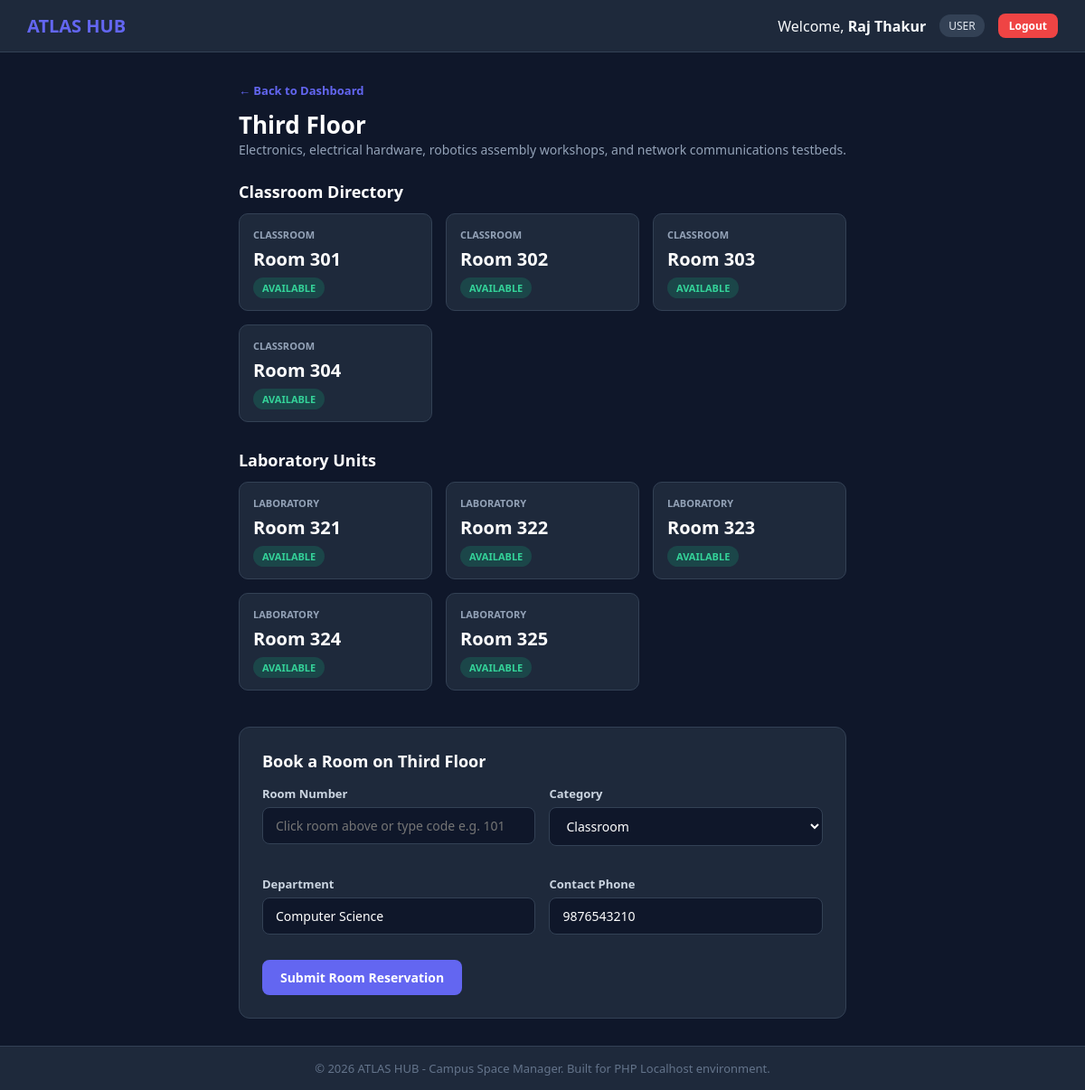
Page /floor.php?id=3 (signed in) on the committed database.
### tables this page shows
CREATE TABLE IF NOT EXISTS floors (
    id INT AUTO_INCREMENT PRIMARY KEY,
    floor_name VARCHAR(50) NOT NULL,
    description TEXT NOT NULL,
    occupancy_rate INT DEFAULT 0,
    total_rooms INT DEFAULT 8,
    occupied INT DEFAULT 0
);

### floor.php (the view, shortened to what this page needs)
<?php
require_once 'config.php';
$floor_id = isset($_GET['id']) ? intval($_GET['id']) : 1;
$floor_sql = "SELECT * FROM floors WHERE id = $floor_id LIMIT 1";
$floor_result = mysqli_query($conn, $floor_sql);
$floor = mysqli_fetch_assoc($floor_result);
$booked_rooms = [];
$base = $floor_id * 100;
$classrooms = [$base + 1, $base + 2, $base + 3, $base + 4];
$laboratories = [$base + 21, $base + 22, $base + 23, $base +24,$base +25];
include 'header.php';
?>
<div style="margin-bottom: 20px;">
    <a href="index.php" style="color: #6366f1; text-decoration: none; font-size: 13px; font-weight: bold;">&larr; Back to Dashboard</a>
    <h1 style="font-size: 26px; color: #ffffff; margin-top: 10px;"><?php echo htmlspecialchars($floor['floor_name']); ?></h1>
    <p style="color: #94a3b8; font-size: 14px;"><?php echo htmlspecialchars($floor['description']); ?></p>
</div>
<h3 style="font-size: 18px; color: #ffffff; margin-bottom: 12px; margin-top: 25px;">Classroom Directory</h3>
<div class="room-grid">
    <?php foreach ($classrooms as $rm): ?>
        <?php
            $status = isset($booked_rooms[$rm]) ? $booked_rooms[$rm] : 'available';
            $card_class = "room-card " . ($status === 'approved' ? 'booked' : ($status === 'pending' ? 'pending' : ''));
        ?>
        <div class="<?php echo $card_class; ?>" onclick="selectRoom('<?php echo $rm; ?>', 'classroom')">
            <div style="font-size: 11px; color: #94a3b8; font-weight: bold;">CLASSROOM</div>
            <div style="font-size: 20px; font-weight: bold; color: #ffffff; margin: 6px 0;">Room <?php echo $rm; ?></div>
            <span class="badge-status badge-<?php echo $status === 'approved' ? 'rejected' : ($status === 'pending' ? 'pending' : 'approved'); ?>">
                <?php echo strtoupper($status); ?>
            </span>
        </div>
    <?php endforeach; ?>
</div>
<h3 style="font-size: 18px; color: #ffffff; margin-bottom: 12px; margin-top: 30px;">Laboratory Units</h3>
<div class="room-grid">
    <?php foreach ($laboratories as $rm): ?>
        <?php
            $status = isset($booked_rooms[$rm]) ? $booked_rooms[$rm] : 'available';
            $card_class = "room-card " . ($status === 'approved' ? 'booked' : ($status === 'pending' ? 'pending' : ''));
        ?>
        <div class="<?php echo $card_class; ?>" onclick="selectRoom('<?php echo $rm; ?>', 'laboratory')">
            <div style="font-size: 11px; color: #94a3b8; font-weight: bold;">LABORATORY</div>
            <div style="font-size: 20px; font-weight: bold; color: #ffffff; margin: 6px 0;">Room <?php echo $rm; ?></div>
            <span class="badge-status badge-<?php echo $status === 'approved' ? 'rejected' : ($status === 'pending' ? 'pending' : 'approved'); ?>">
                <?php echo strtoupper($status); ?>
            </span>
        </div>
    <?php endforeach; ?>
</div>
<div style="background-color: #1e293b; border: 1px solid #334155; border-radius: 12px; padding: 25px; margin-top: 40px;">
    <h3 style="font-size: 18px; color: #ffffff; margin-bottom: 15px;">Book a Room on <?php echo htmlspecialchars($floor['floor_name']); ?></h3>
    <form action="floor.php?id=<?php echo $floor_id; ?>" method="POST">
        <div style="display: grid; grid-template-columns: repeat(auto-fit, minmax(200px, 1fr)); gap: 15px;">
            <div class="form-group">
                <label for="room_number">Room Number</label>
                <input type="text" name="room_number" id="selected_room_input" class="form-control" placeholder="Click room above or type code e.g. 101" required>
            </div>
            <div class="form-group">
                <label for="category">Category</label>
                <select name="category" id="selected_category_input" class="form-control">
                    <option value="classroom">Classroom</option>
                </select>
            </div>
            <div class="form-group">
                <label for="department">Department</label>
                <input type="text" name="department" id="department" class="form-control" value="<?php echo htmlspecialchars($_SESSION['user_dept']); ?>" required>
            </div>
            <div class="form-group">
                <label for="phone_number">Contact Phone</label>
                <input type="text" name="phone_number" id="phone_number" class="form-control" value="<?php echo htmlspecialchars($_SESSION['user_phone']); ?>" required>
            </div>
        </div>
        <button type="submit" class="btn" style="margin-top: 10px;">Submit Room Reservation</button>
    </form>
</div>
<?php include 'footer.php'; ?>

### style.css (style rules this page uses)
* { margin: 0; padding: 0; box-sizing: border-box; font-family: 'Segoe UI', Tahoma, Geneva, Verdana, sans-serif; }
body { background-color: #0f172a; color: #f8fafc; min-height: 100vh; display: flex; flex-direction: column; }
.form-group { margin-bottom: 18px; }
.form-group label { display: block; font-size: 13px; color: #cbd5e1; margin-bottom: 6px; font-weight: 600; }
.form-control { width: 100%; padding: 10px 14px; background-color: #0f172a; border: 1px solid #334155; border-radius: 8px; color: #ffffff; font-size: 14px; outline: none; }
.btn { display: inline-block; padding: 10px 20px; background-color: #6366f1; color: #ffffff; border: none; border-radius: 8px; font-size: 14px; font-weight: 600; cursor: pointer; text-decoration: none; text-align: center; transition: background-color 0.2s; }
.room-grid { display: grid; grid-template-columns: repeat(auto-fill, minmax(180px, 1fr)); gap: 15px; margin-bottom: 30px; }
.room-card { background-color: #1e293b; border: 1px solid #334155; border-radius: 10px; padding: 15px; cursor: pointer; text-align: left; }
.badge-status { padding: 4px 10px; border-radius: 20px; font-size: 11px; font-weight: bold; text-transform: uppercase; }
.badge-approved { background-color: rgba(16, 185, 129, 0.2); color: #34d399; }

### rows in the picture
floors: floor_name "Third Floor", description "Electronics, electrical hardware, robotics assembly workshops, and network communications testbeds."

### other values in the picture
$_SESSION['user_name'] "Raj Thakur"
$_SESSION['user_role'] "USER"
$rm "301"
$status "AVAILABLE"
$rm "302"
$rm "303"
$rm "304"
$rm "321"
$rm "322"
$rm "323"
$rm "324"
$rm "325"
